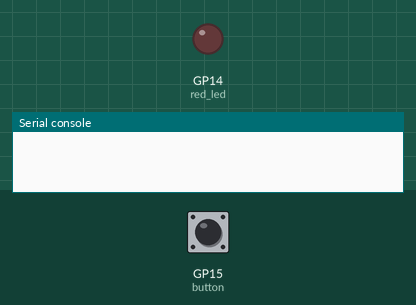
A program run on a simulated Raspberry Pi Pico running MicroPython. Shown: output pins drawn as LEDs (lit = HIGH), the last lines printed to the serial console. Inputs (shaded band) come from the test bench; at power-on: GP15 (button) LOW.

Above: at 1.2 s.
1.3 s: GP15 (button) pulled HIGH for 3.2 s
At 5.5 s:
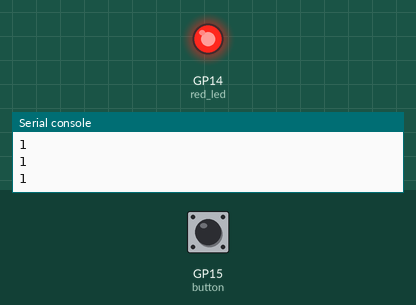
6.0 s: GP15 (button) pulled HIGH for 0.15 s
At 6.8 s:
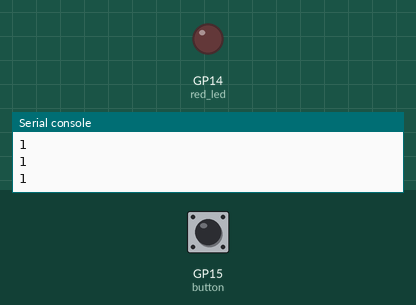
Timing chart, 0 to 9.0 s (numbered marks = the images above; inputs shaded):
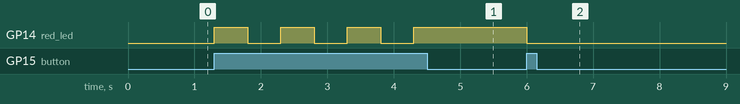

Measured:
- after the input at 1.3 s, GP14 (red_led): alternates HIGH for 0.50 s and LOW for 0.50 s, 7 changes in all, then stays HIGH, starting at once
- after the input at 6.0 s, GP14 (red_led): HIGH → LOW at once

The program:

main3.py
```python
from machine import Pin
import time

red_led = Pin(14, Pin.OUT)
button = Pin(15, Pin.IN, Pin.PULL_DOWN)

while True:
    if button.value():
        print(str(button.value()))
        red_led.toggle()
        time.sleep(0.5)
```
